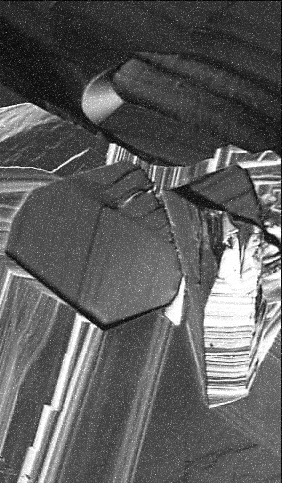
#> input picture Work_11__Image_Restoration_/FigP0501(noisy_superconductor_image).tif, 282 x 483 px
$ python Code.py
#> lines starting #> are read from the running program, lines starting #| are printed output that depends on the picture; after the words box and inside, x2 and y2 are one past the last pixel; in counts of white or black regions, pixels touching at a corner belong together
### Work_11__Image_Restoration_/histplot.py
from matplotlib import pyplot as plt

'''

    Function recieve Histogram and Title to plot respective histogram

    Autor: Miguel Ángel Hernández Tapia :)

'''

def histplot(hist, file_name, title='Histogram'):

  # CREATE FIGURE
  plt.figure(figsize = (10, 5))
  plt.title(title)                    # set title
  plt.xlabel("Intensidad")            # set label in y axis
  plt.ylabel("Número de Pixeles")     # set label in x axis

  # STEM PLOT
  markerline, stemlines, baseline = plt.stem(
    hist, linefmt ='orange', markerfmt =' ',
    bottom = 0, use_line_collection = True)

  # lines without top point color
  markerline.set_markerfacecolor('none')
  baseline.set_color('w')

  # domain in x axis
  plt.xlim([0, 256])

  # save plot in a image
  plt.savefig(file_name + ".png", dpi=100)

  # show plot
  plt.show()

### Work_11__Image_Restoration_/Code.py
# BASIC LIBRARIES
import numpy as np
import matplotlib.pyplot as plt
import cv2 as cv

# FUNCTIONS FROM .py FILES
from ImScale import *
from histplot import *
from spfilt import *
from adpmedian import *

# READ IMAGE
img = cv.imread('FigP0501(noisy_superconductor_image).tif', 0)
#> img is the input picture: shape (483, 282); min 0, max 255, mean 92.6
cv.imwrite('Original_superconductor.png', img)
# plt.imshow(img, 'gray')
# plt.show()

# Select Region of Interest
x, y, w, h = 38, 197, 44, 73

# Interactive selection of region of interest
# x, y, w, h = cv.selectROI(img)
# print(x,y,w,h)

# ROI of Image
roi = img[y:y+h, x:x+w]
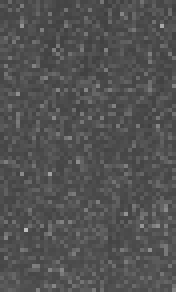
#> roi: shape (73, 44) (shown 4 times larger); min 63, max 189, mean 82.1

# ROI without Image
roipoly = np.zeros(np.shape(img))
roipoly[y:y+h, x:x+w] = 255
cv.imwrite('ROI_polygon.png', roipoly)
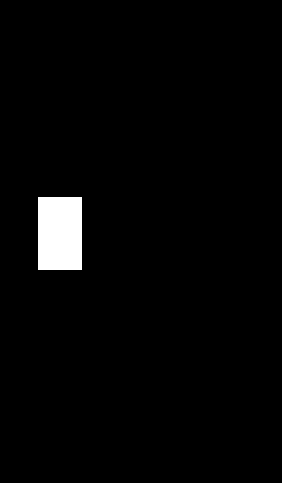
#> saved as ROI_polygon.png: shape (483, 282); 2.4% white; 1 white region, box (x1, y1, x2, y2) and area: (38, 197, 82, 270) 3212
# plt.imshow(roipoly, 'gray')
# plt.show()

# ROI in image
im_roi = roipoly
im_roi[y:y+h, x:x+w] = roi
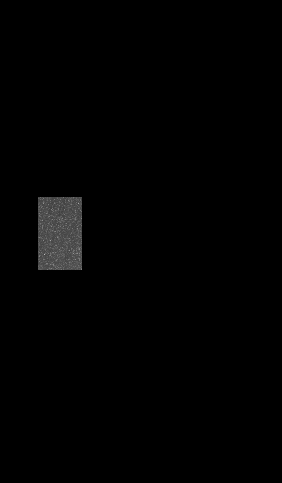
#> im_roi: shape (483, 282) float64; min 0, max 189, mean 1.9
cv.imwrite('ROI_in_image.png', im_roi)
# plt.imshow(im_roi, 'gray')
# plt.show()

# Histogram of ROI
roi
hist_roi, bins = np.histogram(roi.flatten(), 256, [0, 256])
#> hist_roi = 256 values, max 177 at index 74, min 0 at index 0, mean 12.55; bins = 257 values from 0 to 256
histplot(hist_roi, 'roi_hist', 'ROI Histogram')
#> (the run stopped early here; a loop or call above may not have finished)
